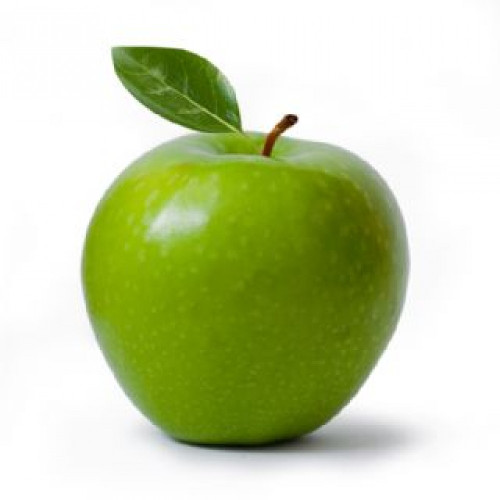
#> input picture pomme.jpg, 500 x 500 px
$ jupyter execute Pomme.ipynb
#> lines starting #> are read from the running program, lines starting #| are printed output that depends on the picture
[cell 1]
from PIL import Image               # Importe les bibliothèque nécessaires.

img = Image.open("pomme.jpg")       # Ouvre le fichier pomme.jpg.
#> img is the input picture: PIL image 500x500 RGB; mean R, G, B 198.9, 209.6, 167.9

r,v,b = img.getpixel((275,130))     # Récupère dans les variables r,v,b, la quantité de rouge, de vert et de bleu
#> r = 155; v = 108; b = 56
                                    # du pixel situé en x=100 et y=250.

print("rouge =",r,"vert =",v,"bleu =",b)
#| rouge = 155 vert = 108 bleu = 56

Pixel = Image.new('RGB', (300, 300), (r,v,b)) # Affiche le pixel considéré "en grand".
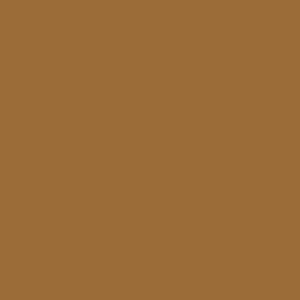
#> Pixel: PIL image 300x300 RGB; mean R, G, B 155, 108, 56
display(Pixel)
display(img)

[cell 2]
from PIL import Image

img = Image.open("pomme.jpg")       # ouverture de l'image

img.putpixel((275,130),(255,0,0)) # changement du pixel situé à la coordonnée 250,250) par les valeurs (255,0,0)

display(img)                          # affichage de l'image
img.save("pomme modif.png","png")   # enregistrement de la nouvelle image

[cell 3]
from PIL import Image

img = Image.open("pomme.jpg")
largeur,hauteur = img.size
#> largeur = 500; hauteur = 500

for y in range(hauteur):
    for x in range(largeur):
        r,v,b = img.getpixel((x,y))
        nr = v
        nv = b
        nb = r
        img.putpixel((x,y),(nr,nv,nb))
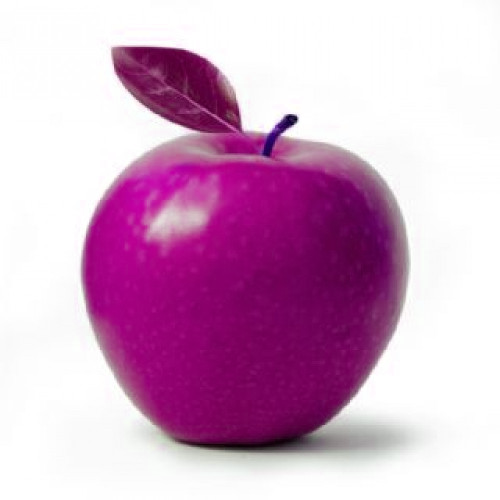
#> img: PIL image 500x500 RGB; mean R, G, B 209.6, 167.9, 198.9

img.show()
img.save("pomme_modif.png","png")

[cell 4]
import sys                          # importation des librairies utilisées
from PIL import Image,ImageOps


img = Image.open("pomme.jpg")       # ouverture du fichier image dans une variable "img"

largeur = img.size[0]               # récupération de la taille de l'image (largeur, hauteur)
hauteur = img.size[1]

imgGrise = Image.new(img.mode,img.size) # création d'une image de même type mais vide stocké dans la variable imgGrise
#> imgGrise: PIL image 500x500 RGB; every value is 0

# Boucle de traitement des pixels :
for y in range(hauteur):
   for x in range(largeur):
      pixel = img.getpixel((x,y))   # récupération des 3 valeurs R,V et B du pixel de coordonnées (x,y)

      val = int((pixel[0] + pixel[1] + pixel[2])/3)           # calcul de la valeur de gris
      imgGrise.putpixel((x,y), (val,val,val))                 # injection de la valeur de gris dans le pixel
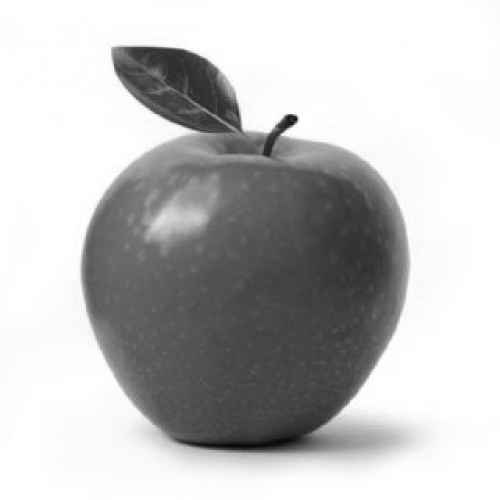
#> imgGrise: PIL image 500x500 RGB; min 5, max 255, mean 192

imgGrise.show()                          # affichage de la nouvelle image

imgGrise.save("pomme grise.png","png")   # enregistrement de la nouvelle image
